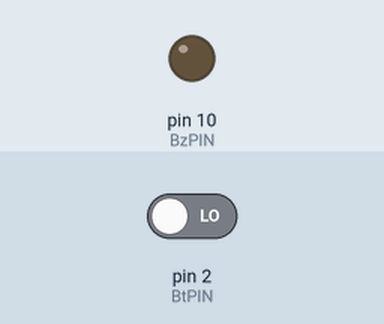
Simulated run of this sketch. Board: Arduino Uno, built with avr-gcc and run on an emulated ATmega328P. Parts: output pins drawn as LEDs (lit = HIGH). Inputs (shaded band) come from the test bench; at power-on: pin 2 (BtPIN) LOW.

Above: at 1.2 s.
1.3 s: pin 2 (BtPIN) driven HIGH
At 2.7 s:
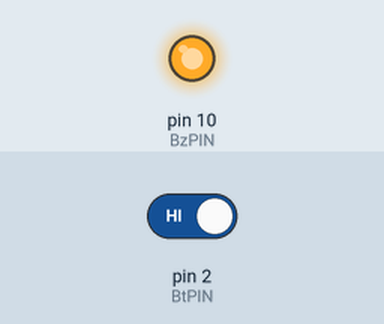
Timing chart, 0 to 4.3 s (numbered marks = the images above; inputs shaded):
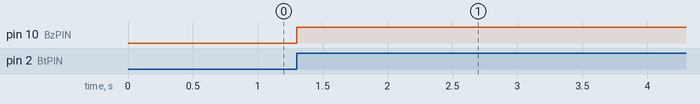

Measured:
- after the input at 1.3 s, pin 10 (BzPIN): LOW → HIGH at once

The sketch:

button_interrupt.ino
```cpp
const int BzPIN = 10;
const int BtPIN = 2;

int buzzer_state = LOW;
bool buzzer_state_changed = false;

void buttonPressed() {
  buzzer_state = (buzzer_state == LOW) ? HIGH : LOW;
  buzzer_state_changed = true;
}

void setup() {
  pinMode(BzPIN, OUTPUT);
  pinMode(BtPIN, INPUT);
  attachInterrupt(digitalPinToInterrupt(BtPIN), buttonPressed, RISING);
}

void loop() {
  if (buzzer_state_changed) {
    buzzer_state_changed = false;
    digitalWrite(BzPIN, buzzer_state);
  }
}
```
